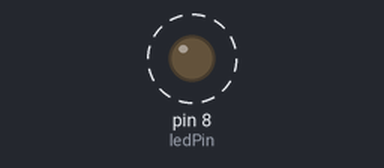
A sketch run on a simulated Arduino Uno, built with avr-gcc and run on an emulated ATmega328P. Parts: output pins drawn as LEDs (lit = HIGH). Dashed ring = blinking.

Above: at 0.5 s.
Timing chart, 0 to 4.6 s (numbered marks = the images above):
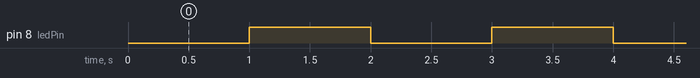

Measured:
- by itself, pin 8 (ledPin): alternates HIGH for 1.0 s and LOW for 1.0 s

The sketch:

ledTest.ino
```cpp
#define ledPin 8

void setup() {
  Serial.begin(115200);
  pinMode(ledPin, OUTPUT);
}

void loop() {
  digitalWrite(ledPin, LOW);
  delay(1000);
  digitalWrite(ledPin, HIGH);
  delay(1000);
}
```
